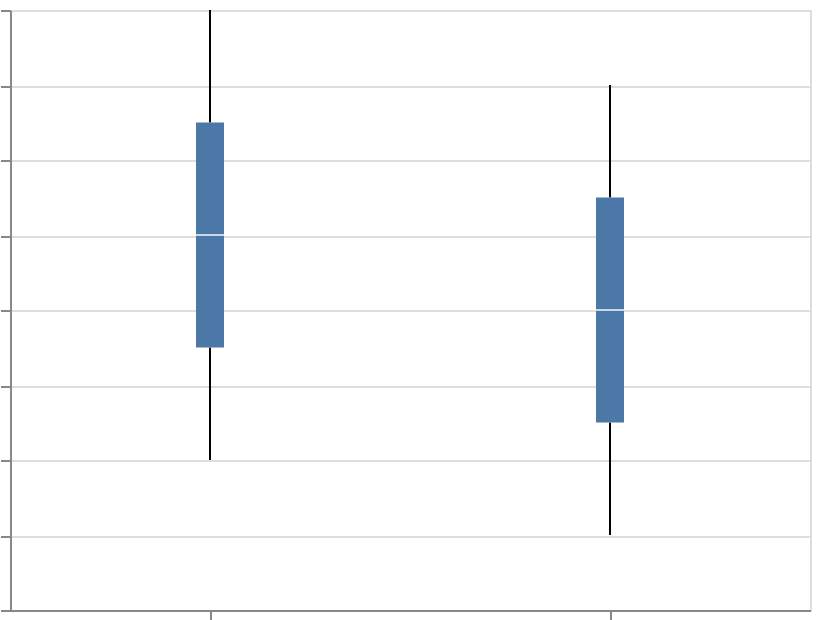

Vega-Lite specification for this chart:
### Vega-Lite specification from a JSON file in a GitHub repository (floating-point values rounded to 4 significant figures)
{"$schema": "https://vega.github.io/schema/vega-lite/v6.json", "width": 400, "height": 300, "padding": 5, "autosize": "none", "data": {"name": "table", "values": [{"cat": "A", "val": 3}, {"cat": "A", "val": 5}, {"cat": "A", "val": 7}, {"cat": "A", "val": 4}, {"cat": "A", "val": 6}, {"cat": "A", "val": 2}, {"cat": "A", "val": 8}, {"cat": "B", "val": 2}, {"cat": "B", "val": 4}, {"cat": "B", "val": 6}, {"cat": "B", "val": 3}, {"cat": "B", "val": 5}, {"cat": "B", "val": 1}, {"cat": "B", "val": 7}]}, "mark": {"type": "boxplot", "extent": 1.5}, "encoding": {"x": {"field": "cat", "type": "nominal"}, "y": {"field": "val", "type": "quantitative"}}}
